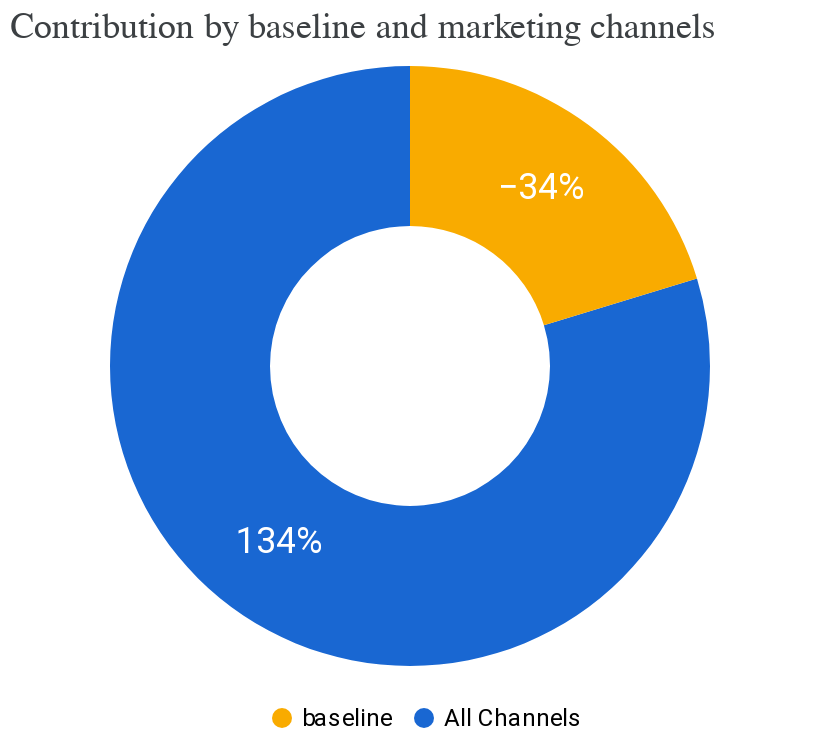

Notebook source saved alongside this figure:
### Code cell
media_summary.plot_contribution_pie_chart()

### Figure 1 — Vega-Lite specification as saved in the notebook (floating-point values rounded to 4 significant figures)
{"config": {"view": {"continuousWidth": 300, "continuousHeight": 300, "stroke": null}}, "layer": [{"mark": {"type": "arc", "innerRadius": 70, "outerRadius": 150}, "encoding": {"color": {"field": "channel", "legend": {"direction": "horizontal", "labelFont": "Roboto", "labelFontSize": 12, "legendX": 130, "legendY": 320, "orient": "none", "title": null}, "scale": {"domain": ["baseline", "All Channels"], "range": ["#F9AB00", "#1967D2"]}, "type": "nominal"}, "theta": {"field": "pct_of_contribution", "stack": true, "type": "quantitative"}}}, {"mark": {"type": "text", "fill": "white", "font": "Roboto", "radius": 110, "size": 18}, "encoding": {"color": {"field": "channel", "legend": {"direction": "horizontal", "labelFont": "Roboto", "labelFontSize": 12, "legendX": 130, "legendY": 320, "orient": "none", "title": null}, "scale": {"domain": ["baseline", "All Channels"], "range": ["#F9AB00", "#1967D2"]}, "type": "nominal"}, "text": {"field": "pct_of_contribution", "format": ".0%", "type": "quantitative"}, "theta": {"field": "pct_of_contribution", "stack": true, "type": "quantitative"}}}], "data": {"name": "data-1d81d189b0ecb047de53824da1af92e5"}, "title": {"text": "Contribution by baseline and marketing channels", "anchor": "start", "color": "#3C4043", "font": "Google Sans Display", "fontSize": 18, "fontWeight": "normal", "offset": 10}, "width": 400, "$schema": "https://vega.github.io/schema/vega-lite/v5.20.1.json", "datasets": {"data-1d81d189b0ecb047de53824da1af92e5": [{"channel": "All Channels", "incremental_outcome": 23070000.0, "pct_of_contribution": 1.342}, {"channel": "baseline", "incremental_outcome": -5872000.0, "pct_of_contribution": -0.3415}]}}
